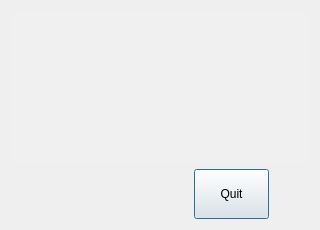
<?xml version="1.0" encoding="UTF-8"?>
<ui version="4.0">
 <class>Fuck</class>
 <widget class="QDialog" name="Fuck">
  <property name="geometry">
   <rect>
    <x>0</x>
    <y>0</y>
    <width>320</width>
    <height>230</height>
   </rect>
  </property>
  <property name="sizePolicy">
   <sizepolicy hsizetype="Fixed" vsizetype="Fixed">
    <horstretch>0</horstretch>
    <verstretch>0</verstretch>
   </sizepolicy>
  </property>
  <property name="minimumSize">
   <size>
    <width>320</width>
    <height>230</height>
   </size>
  </property>
  <property name="maximumSize">
   <size>
    <width>320</width>
    <height>230</height>
   </size>
  </property>
  <property name="windowTitle">
   <string>Dialog</string>
  </property>
  <layout class="QVBoxLayout" name="verticalLayout">
   <item>
    <widget class="QTextBrowser" name="textBrowser">
     <property name="styleSheet">
      <string notr="true">background-color: rgb(240, 240, 240); 
border:0px solid gray;</string>
     </property>
     <property name="lineWidth">
      <number>1</number>
     </property>
     <property name="undoRedoEnabled">
      <bool>false</bool>
     </property>
     <property name="lineWrapMode">
      <enum>QTextEdit::WidgetWidth</enum>
     </property>
    </widget>
   </item>
   <item>
    <layout class="QHBoxLayout" name="horizontalLayout">
     <item>
      <spacer name="horizontalSpacer">
       <property name="orientation">
        <enum>Qt::Horizontal</enum>
       </property>
       <property name="sizeHint" stdset="0">
        <size>
         <width>40</width>
         <height>20</height>
        </size>
       </property>
      </spacer>
     </item>
     <item>
      <widget class="QPushButton" name="pushButton_2">
       <property name="minimumSize">
        <size>
         <width>75</width>
         <height>50</height>
        </size>
       </property>
       <property name="maximumSize">
        <size>
         <width>75</width>
         <height>50</height>
        </size>
       </property>
       <property name="sizeIncrement">
        <size>
         <width>0</width>
         <height>0</height>
        </size>
       </property>
       <property name="text">
        <string>Quit</string>
       </property>
      </widget>
     </item>
     <item>
      <spacer name="horizontalSpacer_2">
       <property name="orientation">
        <enum>Qt::Horizontal</enum>
       </property>
       <property name="sizeType">
        <enum>QSizePolicy::Fixed</enum>
       </property>
       <property name="sizeHint" stdset="0">
        <size>
         <width>40</width>
         <height>20</height>
        </size>
       </property>
      </spacer>
     </item>
    </layout>
   </item>
  </layout>
 </widget>
 <resources/>
 <connections/>
</ui>
